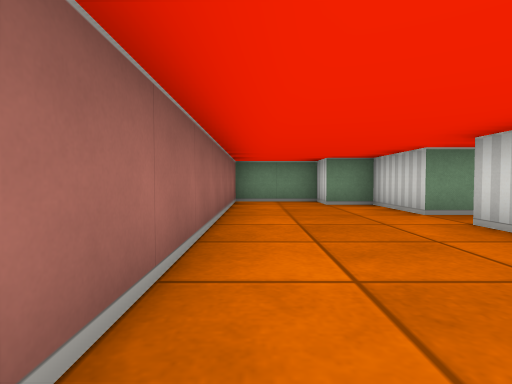
View 1 (above)

24 first-person views from a walk through a cub3D ray-caster map. The camera is about half as high as the walls, tilts 2° down and sees 80° across. The floor is counted in squares. Each view is taken from the middle of a square. On the plan, view 1 faces up. The plan holds only what a view shows up to about 9 squares ahead; the rest is blank.

View 2
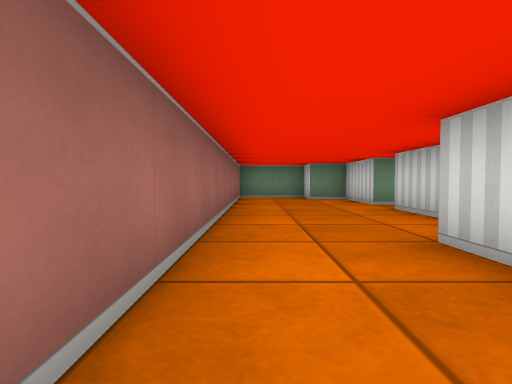

View 3
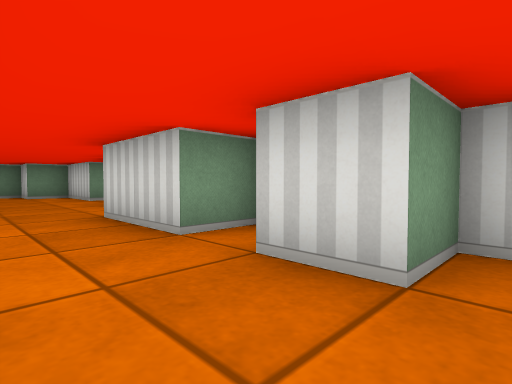

View 4
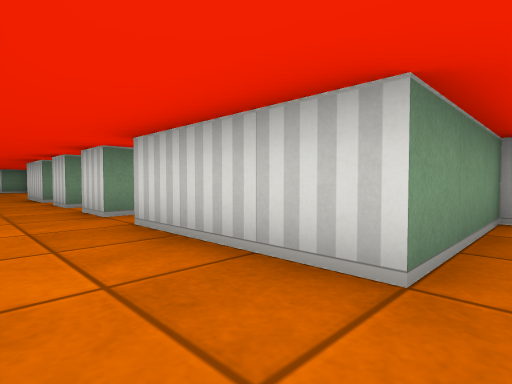

View 5
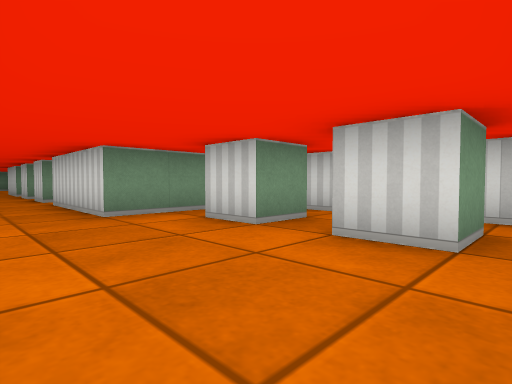

View 6
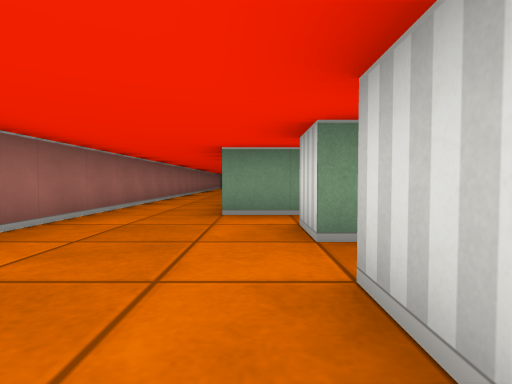

View 7
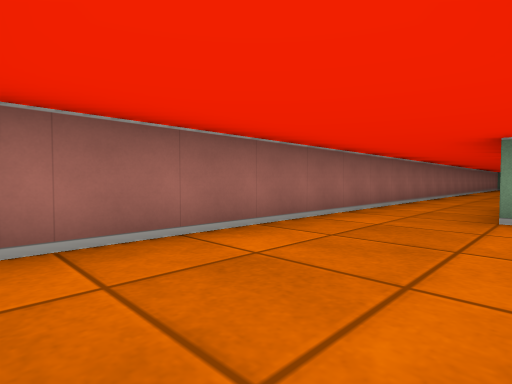

View 8
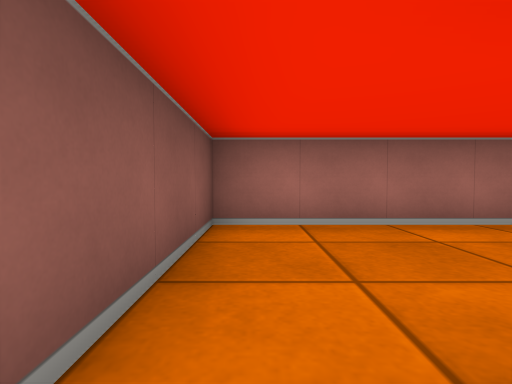

View 9
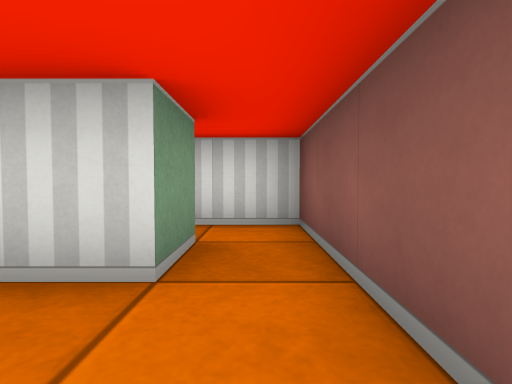

View 10
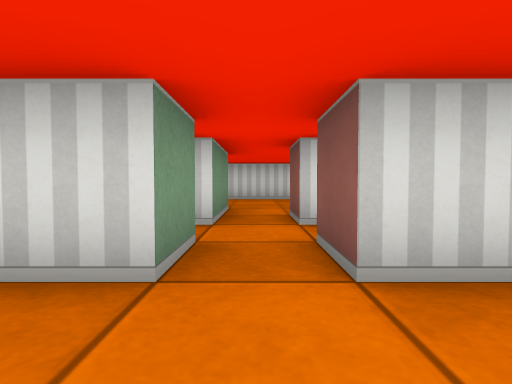

View 11
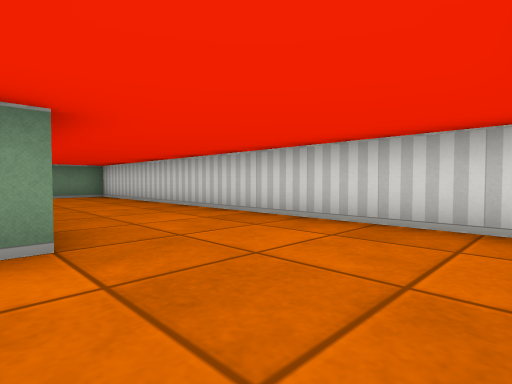

View 12
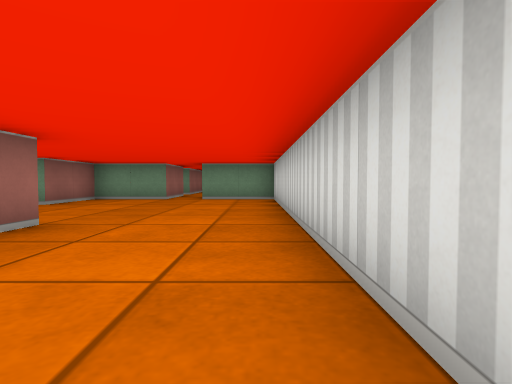

View 13
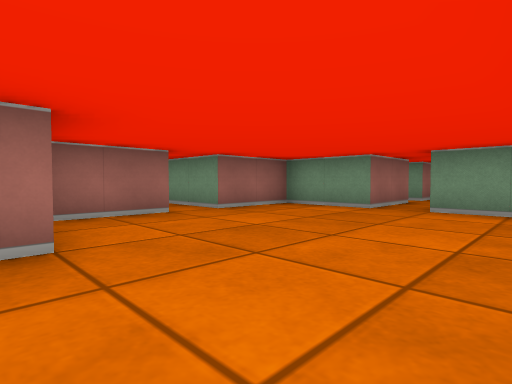

View 14
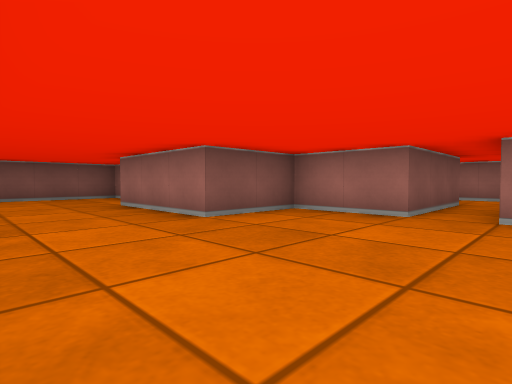

View 15
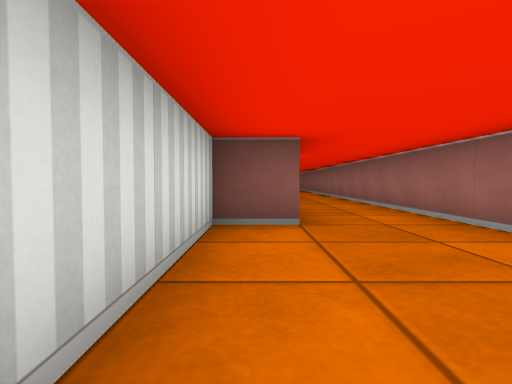

View 16
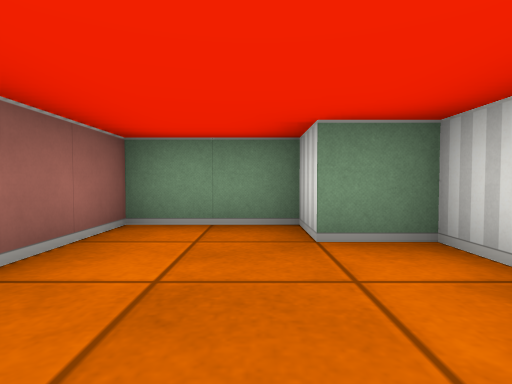

View 17
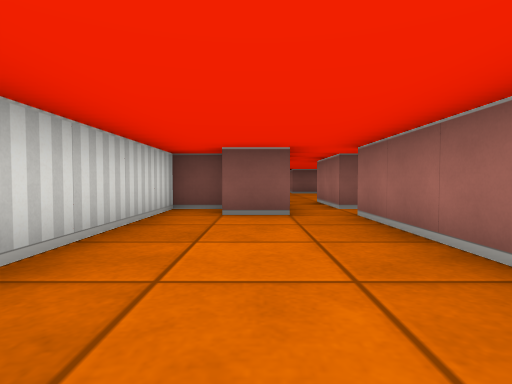

View 18
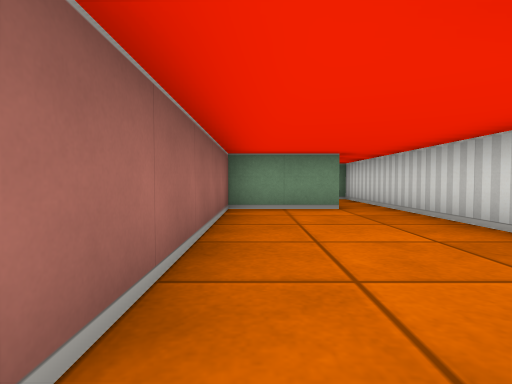

View 19
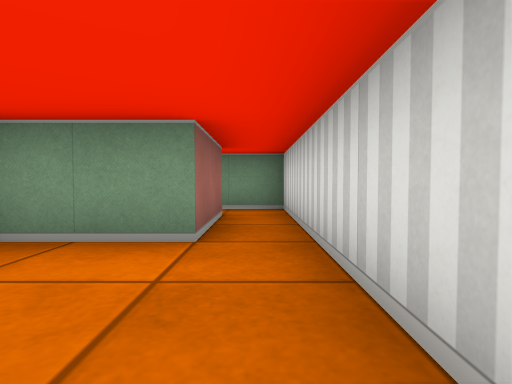

View 20
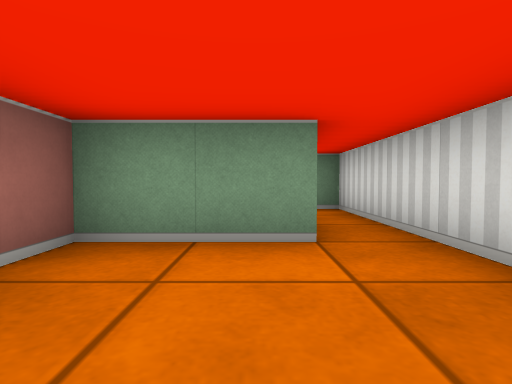

View 21
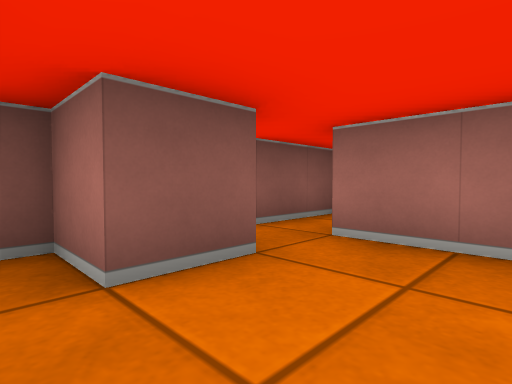

View 22
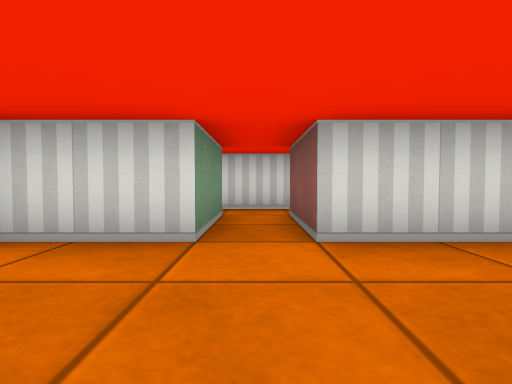

View 23
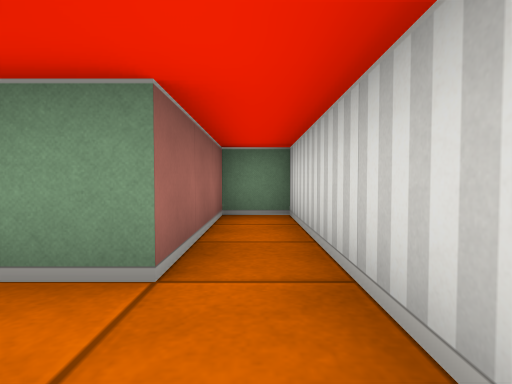

View 24
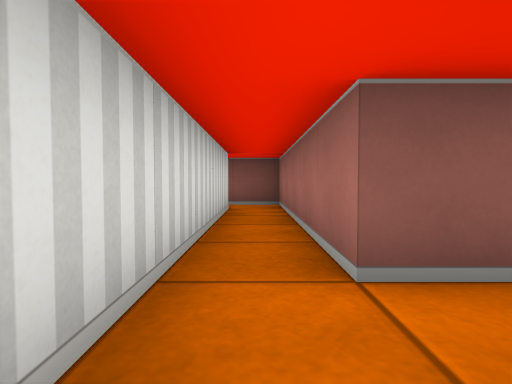

### Floor plan
Ten units are one square. View 1 is at (0, 0); x grows to the right and y downward. Boxes are objects, and circles mark ways between rooms. Rooms are numbered by the first view taken in them; rooms with no view inside come last. Other rooms are left out.
<svg viewBox="-10 -80 110 230">
<path fill="none" stroke="#000" d="M15 55 15 45M26 35 15 35 15 25M25 15 15 15 15 -5 25 -5 25 -35M35 115 25 115 25 105M45 115 45 95 15 95 15 65M35 135 25 135 25 125 35 125M25 -45 25 -65 15 -65 15 -75 -5 -75 -5 145 45 145 45 125M45 125 55 125M95 138 95 35 75 35M65 35 45 35 45 55 15 55M58 145 82 145M15 65 45 65 45 85 65 85 65 115 45 115M75 5 85 5 85 15 95 15 95 -65M55 15 65 15 65 35M85 -65 85 -45 65 -45 65 5 61 5M25 -35 45 -35 45 15 55 15M55 5 55 -75 45 -75 45 -45 25 -45"/>
<circle cx="20" cy="60" r="3" fill="#2a7"/>
<circle cx="50" cy="120" r="3" fill="#2a7"/>
<circle cx="35" cy="-40" r="3" fill="#2a7"/>
<circle cx="70" cy="25" r="3" fill="#2a7"/>
<circle cx="60" cy="10" r="3" fill="#2a7"/>
<text x="10" y="50">1</text>
<text x="70" y="90">2</text>
<text x="80" y="-20">3</text>
<text x="50" y="-30">4</text>
</svg>
Room 1 opens to room 2. Room 1 opens to room 4. Room 2 opens to room 3. Room 3 opens to room 4.

Where each view was taken, in squares from view 1:
view 1: 0 up, 0 right, facing up
view 2: 2 down, 0 right, facing up
view 3: 4 down, 0 right, facing up-right
view 4: 10 down, 0 right, facing up-right
view 5: 14 down, 0 right, facing up-right
view 6: 14 down, 2 right, facing up
view 7: 14 down, 2 right, facing up-left
view 8: 14 down, 3 right, facing left
view 9: 14 down, 1 right, facing right
view 10: 12 down, 1 right, facing right
view 11: 14 down, 6 right, facing up-right
view 12: 12 down, 9 right, facing up
view 13: 9 down, 9 right, facing up-left
view 14: 5 down, 9 right, facing down-left
view 15: 4 up, 2 right, facing down
view 16: 4 up, 1 right, facing up
view 17: 4 up, 8 right, facing down
view 18: 1 down, 7 right, facing up
view 19: 2 up, 9 right, facing up
view 20: 2 up, 8 right, facing up
view 21: 1 up, 9 right, facing down-left
view 22: 4 up, 0 right, facing right
view 23: 3 up, 5 right, facing up
view 24: 5 up, 5 right, facing down
